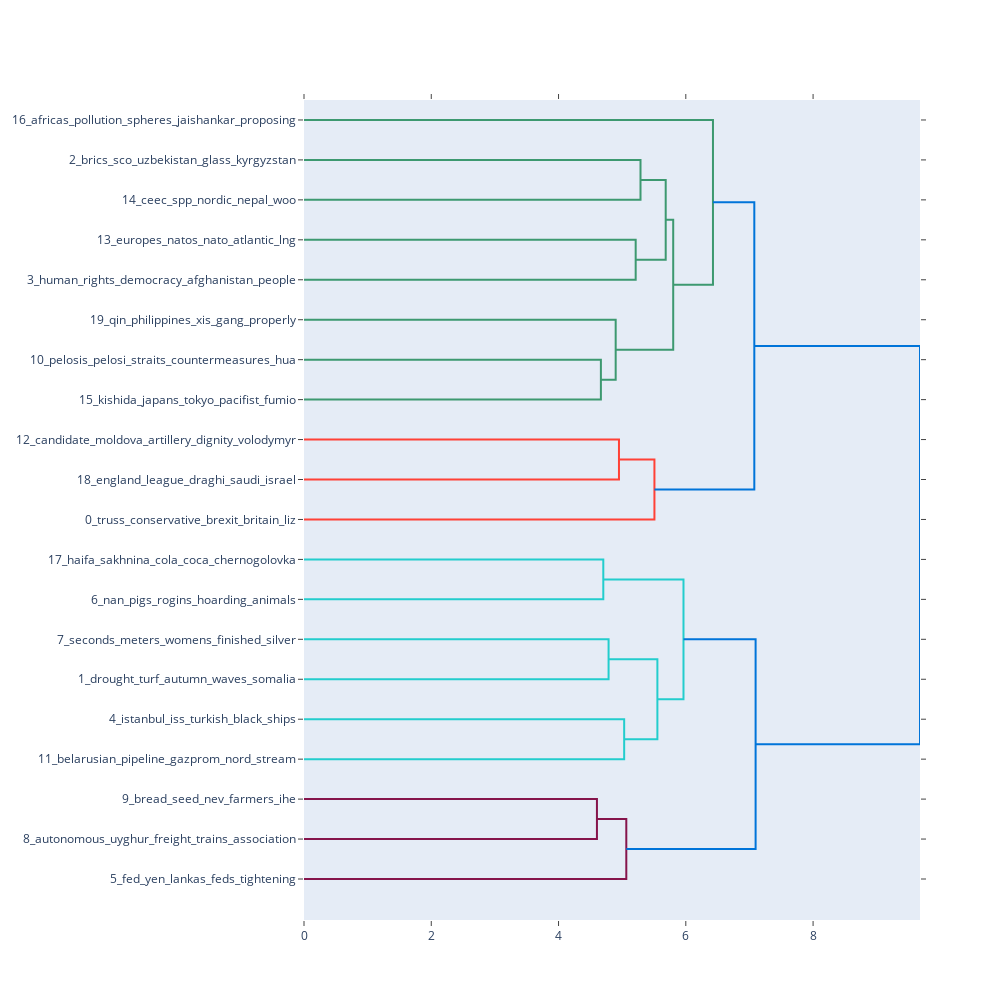

Notebook cell for this chart:
### Code cell
fig = model.visualize_topic_hierarchy()
fig.show()

### Figure 1 — Plotly figure (JSON) as saved in the notebook; plotly's stock layout.template omitted (floating-point values rounded to 4 significant figures)
{"data": [{"hoverinfo": "text", "marker": {"color": "rgb(61,153,112)"}, "mode": "lines", "x": [0.0, 5.288, 5.288, 0.0], "xaxis": "x", "y": [-15.0, -15.0, -25.0, -25.0], "yaxis": "y", "type": "scatter"}, {"hoverinfo": "text", "marker": {"color": "rgb(61,153,112)"}, "mode": "lines", "x": [0.0, 5.212, 5.212, 0.0], "xaxis": "x", "y": [-35.0, -35.0, -45.0, -45.0], "yaxis": "y", "type": "scatter"}, {"hoverinfo": "text", "marker": {"color": "rgb(61,153,112)"}, "mode": "lines", "x": [5.288, 5.684, 5.684, 5.212], "xaxis": "x", "y": [-20.0, -20.0, -40.0, -40.0], "yaxis": "y", "type": "scatter"}, {"hoverinfo": "text", "marker": {"color": "rgb(61,153,112)"}, "mode": "lines", "x": [0.0, 4.665, 4.665, 0.0], "xaxis": "x", "y": [-65.0, -65.0, -75.0, -75.0], "yaxis": "y", "type": "scatter"}, {"hoverinfo": "text", "marker": {"color": "rgb(61,153,112)"}, "mode": "lines", "x": [0.0, 4.898, 4.898, 4.665], "xaxis": "x", "y": [-55.0, -55.0, -70.0, -70.0], "yaxis": "y", "type": "scatter"}, {"hoverinfo": "text", "marker": {"color": "rgb(61,153,112)"}, "mode": "lines", "x": [5.684, 5.802, 5.802, 4.898], "xaxis": "x", "y": [-30.0, -30.0, -62.5, -62.5], "yaxis": "y", "type": "scatter"}, {"hoverinfo": "text", "marker": {"color": "rgb(61,153,112)"}, "mode": "lines", "x": [0.0, 6.427, 6.427, 5.802], "xaxis": "x", "y": [-5.0, -5.0, -46.25, -46.25], "yaxis": "y", "type": "scatter"}, {"hoverinfo": "text", "marker": {"color": "rgb(255,65,54)"}, "mode": "lines", "x": [0.0, 4.95, 4.95, 0.0], "xaxis": "x", "y": [-85.0, -85.0, -95.0, -95.0], "yaxis": "y", "type": "scatter"}, {"hoverinfo": "text", "marker": {"color": "rgb(255,65,54)"}, "mode": "lines", "x": [4.95, 5.507, 5.507, 0.0], "xaxis": "x", "y": [-90.0, -90.0, -105.0, -105.0], "yaxis": "y", "type": "scatter"}, {"hoverinfo": "text", "marker": {"color": "rgb(0,116,217)"}, "mode": "lines", "x": [6.427, 7.076, 7.076, 5.507], "xaxis": "x", "y": [-25.62, -25.62, -97.5, -97.5], "yaxis": "y", "type": "scatter"}, {"hoverinfo": "text", "marker": {"color": "rgb(35,205,205)"}, "mode": "lines", "x": [0.0, 4.703, 4.703, 0.0], "xaxis": "x", "y": [-115.0, -115.0, -125.0, -125.0], "yaxis": "y", "type": "scatter"}, {"hoverinfo": "text", "marker": {"color": "rgb(35,205,205)"}, "mode": "lines", "x": [0.0, 4.786, 4.786, 0.0], "xaxis": "x", "y": [-135.0, -135.0, -145.0, -145.0], "yaxis": "y", "type": "scatter"}, {"hoverinfo": "text", "marker": {"color": "rgb(35,205,205)"}, "mode": "lines", "x": [0.0, 5.031, 5.031, 0.0], "xaxis": "x", "y": [-155.0, -155.0, -165.0, -165.0], "yaxis": "y", "type": "scatter"}, {"hoverinfo": "text", "marker": {"color": "rgb(35,205,205)"}, "mode": "lines", "x": [4.786, 5.553, 5.553, 5.031], "xaxis": "x", "y": [-140.0, -140.0, -160.0, -160.0], "yaxis": "y", "type": "scatter"}, {"hoverinfo": "text", "marker": {"color": "rgb(35,205,205)"}, "mode": "lines", "x": [4.703, 5.964, 5.964, 5.553], "xaxis": "x", "y": [-120.0, -120.0, -150.0, -150.0], "yaxis": "y", "type": "scatter"}, {"hoverinfo": "text", "marker": {"color": "rgb(133,20,75)"}, "mode": "lines", "x": [0.0, 4.603, 4.603, 0.0], "xaxis": "x", "y": [-175.0, -175.0, -185.0, -185.0], "yaxis": "y", "type": "scatter"}, {"hoverinfo": "text", "marker": {"color": "rgb(133,20,75)"}, "mode": "lines", "x": [4.603, 5.065, 5.065, 0.0], "xaxis": "x", "y": [-180.0, -180.0, -195.0, -195.0], "yaxis": "y", "type": "scatter"}, {"hoverinfo": "text", "marker": {"color": "rgb(0,116,217)"}, "mode": "lines", "x": [5.964, 7.097, 7.097, 5.065], "xaxis": "x", "y": [-135.0, -135.0, -187.5, -187.5], "yaxis": "y", "type": "scatter"}, {"hoverinfo": "text", "marker": {"color": "rgb(0,116,217)"}, "mode": "lines", "x": [7.076, 9.68, 9.68, 7.097], "xaxis": "x", "y": [-61.56, -61.56, -161.2, -161.2], "yaxis": "y", "type": "scatter"}], "layout": {"autosize": false, "height": 1000, "hovermode": "closest", "showlegend": false, "width": 1000, "xaxis": {"mirror": "allticks", "rangemode": "tozero", "showgrid": false, "showline": true, "showticklabels": true, "ticks": "outside", "type": "linear", "zeroline": false}, "yaxis": {"mirror": "allticks", "rangemode": "tozero", "showgrid": false, "showline": true, "showticklabels": true, "tickmode": "array", "ticks": "outside", "ticktext": ["16_africas_pollution_spheres_jaishankar_proposing", "2_brics_sco_uzbekistan_glass_kyrgyzstan", "14_ceec_spp_nordic_nepal_woo", "13_europes_natos_nato_atlantic_lng", "3_human_rights_democracy_afghanistan_people", "19_qin_philippines_xis_gang_properly", "10_pelosis_pelosi_straits_countermeasures_hua", "15_kishida_japans_tokyo_pacifist_fumio", "12_candidate_moldova_artillery_dignity_volodymyr", "18_england_league_draghi_saudi_israel", "0_truss_conservative_brexit_britain_liz", "17_haifa_sakhnina_cola_coca_chernogolovka", "6_nan_pigs_rogins_hoarding_animals", "7_seconds_meters_womens_finished_silver", "1_drought_turf_autumn_waves_somalia", "4_istanbul_iss_turkish_black_ships", "11_belarusian_pipeline_gazprom_nord_stream", "9_bread_seed_nev_farmers_ihe", "8_autonomous_uyghur_freight_trains_association", "5_fed_yen_lankas_feds_tightening"], "tickvals": [-5.0, -15.0, -25.0, -35.0, -45.0, -55.0, -65.0, -75.0, -85.0, -95.0, -105.0, -115.0, -125.0, -135.0, -145.0, -155.0, -165.0, -175.0, -185.0, -195.0], "type": "linear", "zeroline": false}}}
